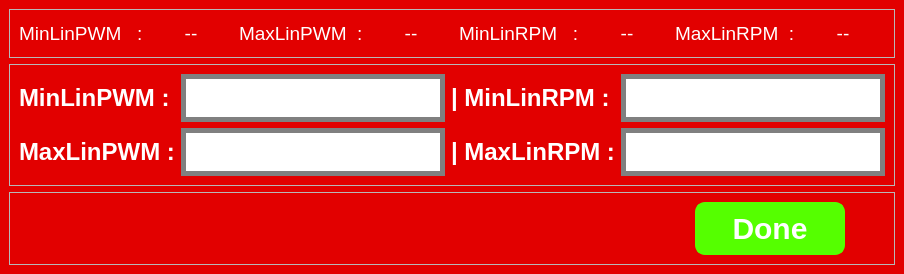
<?xml version="1.0" encoding="UTF-8"?>
<ui version="4.0">
 <class>MainWindow</class>
 <widget class="QMainWindow" name="MainWindow">
  <property name="geometry">
   <rect>
    <x>0</x>
    <y>0</y>
    <width>904</width>
    <height>274</height>
   </rect>
  </property>
  <property name="windowTitle">
   <string>MainWindow</string>
  </property>
  <widget class="QWidget" name="centralwidget">
   <property name="styleSheet">
    <string notr="true">QWidget#centralwidget{
	background-color: rgb(226, 0, 0);
}</string>
   </property>
   <layout class="QVBoxLayout" name="verticalLayout">
    <item>
     <widget class="QFrame" name="frame_3">
      <property name="sizePolicy">
       <sizepolicy hsizetype="Preferred" vsizetype="Expanding">
        <horstretch>0</horstretch>
        <verstretch>0</verstretch>
       </sizepolicy>
      </property>
      <property name="frameShape">
       <enum>QFrame::StyledPanel</enum>
      </property>
      <property name="frameShadow">
       <enum>QFrame::Raised</enum>
      </property>
      <layout class="QHBoxLayout" name="horizontalLayout_2">
       <item>
        <widget class="QLabel" name="label_3">
         <property name="styleSheet">
          <string notr="true">font-family: &quot;Iceland&quot;;
font-size: 14pt;
color: rgb(255, 255, 255);</string>
         </property>
         <property name="text">
          <string>MinLinPWM   :</string>
         </property>
        </widget>
       </item>
       <item>
        <widget class="QLabel" name="minLinDisp">
         <property name="styleSheet">
          <string notr="true">font-family: &quot;Iceland&quot;;
font-size: 14pt;
color: rgb(255, 255, 255);</string>
         </property>
         <property name="text">
          <string>--</string>
         </property>
         <property name="alignment">
          <set>Qt::AlignCenter</set>
         </property>
        </widget>
       </item>
       <item>
        <widget class="QLabel" name="label_4">
         <property name="styleSheet">
          <string notr="true">font-family: &quot;Iceland&quot;;
font-size: 14pt;
color: rgb(255, 255, 255);</string>
         </property>
         <property name="text">
          <string>MaxLinPWM  :</string>
         </property>
        </widget>
       </item>
       <item>
        <widget class="QLabel" name="maxLinDisp">
         <property name="styleSheet">
          <string notr="true">font-family: &quot;Iceland&quot;;
font-size: 14pt;
color: rgb(255, 255, 255);</string>
         </property>
         <property name="text">
          <string>--</string>
         </property>
         <property name="alignment">
          <set>Qt::AlignCenter</set>
         </property>
        </widget>
       </item>
       <item>
        <widget class="QLabel" name="label_7">
         <property name="styleSheet">
          <string notr="true">font-family: &quot;Iceland&quot;;
font-size: 14pt;
color: rgb(255, 255, 255);</string>
         </property>
         <property name="text">
          <string>MinLinRPM   :</string>
         </property>
        </widget>
       </item>
       <item>
        <widget class="QLabel" name="MinRPMDisp">
         <property name="styleSheet">
          <string notr="true">font-family: &quot;Iceland&quot;;
font-size: 14pt;
color: rgb(255, 255, 255);</string>
         </property>
         <property name="text">
          <string>--</string>
         </property>
         <property name="alignment">
          <set>Qt::AlignCenter</set>
         </property>
        </widget>
       </item>
       <item>
        <widget class="QLabel" name="label_9">
         <property name="styleSheet">
          <string notr="true">font-family: &quot;Iceland&quot;;
font-size: 14pt;
color: rgb(255, 255, 255);</string>
         </property>
         <property name="text">
          <string>MaxLinRPM  :</string>
         </property>
        </widget>
       </item>
       <item>
        <widget class="QLabel" name="MaxRPMDisp">
         <property name="styleSheet">
          <string notr="true">font-family: &quot;Iceland&quot;;
font-size: 14pt;
color: rgb(255, 255, 255);</string>
         </property>
         <property name="text">
          <string>--</string>
         </property>
         <property name="alignment">
          <set>Qt::AlignCenter</set>
         </property>
        </widget>
       </item>
      </layout>
     </widget>
    </item>
    <item>
     <widget class="QFrame" name="frame">
      <property name="sizePolicy">
       <sizepolicy hsizetype="Preferred" vsizetype="Expanding">
        <horstretch>0</horstretch>
        <verstretch>0</verstretch>
       </sizepolicy>
      </property>
      <property name="frameShape">
       <enum>QFrame::StyledPanel</enum>
      </property>
      <property name="frameShadow">
       <enum>QFrame::Raised</enum>
      </property>
      <layout class="QGridLayout" name="gridLayout">
       <item row="0" column="1">
        <widget class="QLineEdit" name="minLinPWM">
         <property name="styleSheet">
          <string notr="true">QLineEdit{
	background-color: rgb(255, 255, 255);
	font-size: 32px;
	border: 5px solid gray;
}</string>
         </property>
         <property name="alignment">
          <set>Qt::AlignRight|Qt::AlignTrailing|Qt::AlignVCenter</set>
         </property>
        </widget>
       </item>
       <item row="0" column="3">
        <widget class="QLineEdit" name="minLinRPM">
         <property name="styleSheet">
          <string notr="true">QLineEdit{
	background-color: rgb(255, 255, 255);
	font-size: 32px;
	border: 5px solid gray;
}</string>
         </property>
         <property name="alignment">
          <set>Qt::AlignRight|Qt::AlignTrailing|Qt::AlignVCenter</set>
         </property>
        </widget>
       </item>
       <item row="0" column="2">
        <widget class="QLabel" name="label_5">
         <property name="styleSheet">
          <string notr="true">font-size: 24px;
font-family: &quot;SF Pro Display&quot;; 
	font-weight: bold; 
    font-style: normal;
color:rgb(255, 255, 255);</string>
         </property>
         <property name="text">
          <string>| MinLinRPM :</string>
         </property>
        </widget>
       </item>
       <item row="0" column="0">
        <widget class="QLabel" name="label">
         <property name="styleSheet">
          <string notr="true">font-size: 24px;
font-family: &quot;SF Pro Display&quot;; 
	font-weight: bold; 
    font-style: normal;
color:rgb(255, 255, 255);</string>
         </property>
         <property name="text">
          <string>MinLinPWM :</string>
         </property>
        </widget>
       </item>
       <item row="2" column="3">
        <widget class="QLineEdit" name="maxLinRPM">
         <property name="styleSheet">
          <string notr="true">QLineEdit{
	background-color: rgb(255, 255, 255);
	font-size: 32px;
	border: 5px solid gray;
}</string>
         </property>
         <property name="alignment">
          <set>Qt::AlignRight|Qt::AlignTrailing|Qt::AlignVCenter</set>
         </property>
        </widget>
       </item>
       <item row="2" column="2">
        <widget class="QLabel" name="label_6">
         <property name="styleSheet">
          <string notr="true">font-size: 24px;
font-family: &quot;SF Pro Display&quot;; 
	font-weight: bold; 
    font-style: normal;
color:rgb(255, 255, 255);</string>
         </property>
         <property name="text">
          <string>| MaxLinRPM :</string>
         </property>
        </widget>
       </item>
       <item row="2" column="1">
        <widget class="QLineEdit" name="maxLinPWM">
         <property name="styleSheet">
          <string notr="true">QLineEdit{
	background-color: rgb(255, 255, 255);
	font-size: 32px;
	border: 5px solid gray;
}</string>
         </property>
         <property name="alignment">
          <set>Qt::AlignRight|Qt::AlignTrailing|Qt::AlignVCenter</set>
         </property>
        </widget>
       </item>
       <item row="2" column="0">
        <widget class="QLabel" name="label_2">
         <property name="styleSheet">
          <string notr="true">font-size: 24px;
font-family: &quot;SF Pro Display&quot;; 
	font-weight: bold; 
    font-style: normal;
color:rgb(255, 255, 255);</string>
         </property>
         <property name="text">
          <string>MaxLinPWM :</string>
         </property>
        </widget>
       </item>
      </layout>
     </widget>
    </item>
    <item>
     <widget class="QFrame" name="frame_2">
      <property name="frameShape">
       <enum>QFrame::StyledPanel</enum>
      </property>
      <property name="frameShadow">
       <enum>QFrame::Raised</enum>
      </property>
      <layout class="QHBoxLayout" name="horizontalLayout">
       <item>
        <spacer name="horizontalSpacer">
         <property name="orientation">
          <enum>Qt::Horizontal</enum>
         </property>
         <property name="sizeHint" stdset="0">
          <size>
           <width>40</width>
           <height>20</height>
          </size>
         </property>
        </spacer>
       </item>
       <item>
        <widget class="QPushButton" name="done">
         <property name="minimumSize">
          <size>
           <width>150</width>
           <height>0</height>
          </size>
         </property>
         <property name="styleSheet">
          <string notr="true">QPushButton {
    background-color: rgb(85, 255, 0);   /* bright green */
    border: 2px solid rgb(85, 255, 0);
    border-radius: 10px;
    color: rgb(255, 255, 255);           /* white text */
    font-size: 30px;
    padding: 7px;
    font-family: &quot;SF Pro Display&quot;;
    font-weight: bold;
    font-style: normal;
}

/* Hover effect: yellow */
QPushButton:hover {
    border-color: rgb(255, 230, 50);
}

/* Pressed effect: darker shade */
QPushButton:pressed {
    background-color: rgb(50, 150, 0); /* darker green */
    border-color: rgb(50, 150, 0);
    color: rgb(255, 255, 255); /* keep white text */
}
</string>
         </property>
         <property name="text">
          <string>Done</string>
         </property>
        </widget>
       </item>
       <item>
        <spacer name="horizontalSpacer_2">
         <property name="orientation">
          <enum>Qt::Horizontal</enum>
         </property>
         <property name="sizeType">
          <enum>QSizePolicy::Fixed</enum>
         </property>
         <property name="sizeHint" stdset="0">
          <size>
           <width>40</width>
           <height>20</height>
          </size>
         </property>
        </spacer>
       </item>
      </layout>
     </widget>
    </item>
   </layout>
  </widget>
 </widget>
 <resources/>
 <connections/>
</ui>
